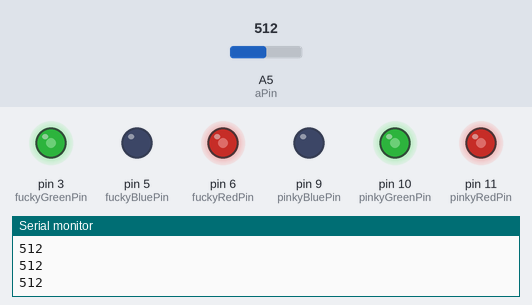
A sketch run on a simulated Arduino Uno, built with avr-gcc and run on an emulated ATmega328P. On the bench: output pins drawn as LEDs (lit = HIGH), the last lines printed to the serial monitor. The inputs (shaded band) are chosen by the test bench; at power-on: A5 (aPin) = 512. Random numbers use the default seed unless the sketch sets one.

Above: at 1.2 s.
1.3 s: A5 (aPin) set to 0
At 2.5 s:
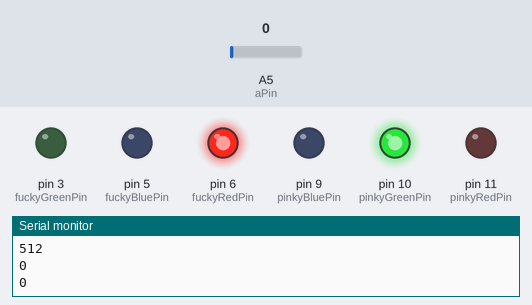
3.0 s: A5 (aPin) set to 122
At 3.7 s:
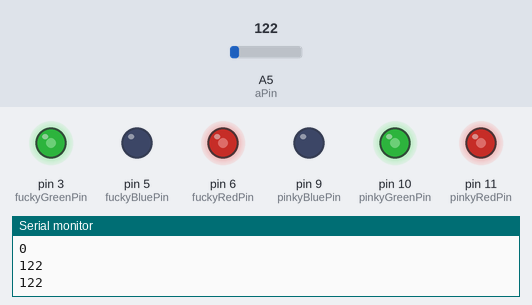
Timing chart, 0 to 6.0 s (numbered marks = the images above; inputs shaded):
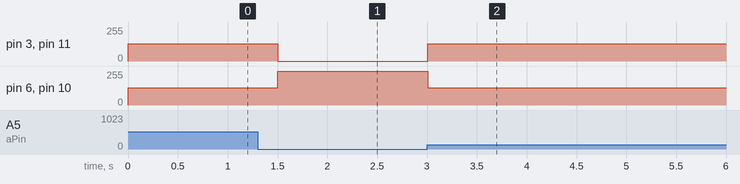

Measured:
- after the input at 1.3 s, pin 3 (fuckyGreenPin), pin 11 (pinkyRedPin): 128/255 → 0/255 after 0.20 s; pin 6 (fuckyRedPin), pin 10 (pinkyGreenPin): 128/255 → 255/255 after 0.20 s
- after the input at 3.0 s, pin 3 (fuckyGreenPin), pin 11 (pinkyRedPin): 0/255 → 128/255 at once; pin 6 (fuckyRedPin), pin 10 (pinkyGreenPin): 255/255 → 128/255 at once

The sketch:

prototype_v1.0.ino
```cpp
int pinkyRedPin = 11;
int pinkyGreenPin = 10;
int pinkyBluePin = 9;
int fuckyRedPin = 6;
int fuckyBluePin = 5;
int fuckyGreenPin = 3;
int delayTime = 500;
int aPin = 5;


int redColorRGB = 255;
int blueColorRGB = 255;
int greenColorRGB = 255;

int RandomRed;
int RandomGreen;
int RandomBlue;


// this is not used anywhere yet just experimentation
class Finger {
  private:
    String name;
    int index;
    int rgb;
};


void setup() {
  Serial.begin(9600);
  pinMode(pinkyRedPin, OUTPUT);
  pinMode(pinkyGreenPin, OUTPUT);
  pinMode(pinkyBluePin, OUTPUT);

  pinMode(fuckyRedPin, OUTPUT);
  pinMode(fuckyGreenPin, OUTPUT);
  pinMode(fuckyBluePin, OUTPUT);
}


void loop() {
  //}
  int mix = analogRead(aPin);
  Serial.println(analogRead(aPin));
  RandomRed = random(0, 255);
  RandomGreen = random(0, 255);
  RandomBlue = random(0, 255);

  if (mix != 0) {
    setPinkyColor(128, 128, 0);
    setFuckyColor(128, 128, 0);
  }
  else {
    setPinkyColor(0, blueColorRGB, 0);
    setFuckyColor(redColorRGB , 0, 0);
  }
  delay(delayTime);

  //  for (int i = 0; i < 30000; i++) {
  //    setColor(i, 50, i+25);
  //    delay(delayTime);
  //    Serial.println(i);
  //    if (i == 255) {
  //      i = 0;
  //    }
  //  }
  //  setColor(255, 0, 0); // Red Color
  //  delay(delayTime);
  //  setColor(0, 255, 0); // Green Color
  //  delay(delayTime);
  //  setColor(0, 0, 255); // Blue Color
  //  delay(delayTime);
  //  setColor(255, 255, 255); // White Color
  //  delay(delayTime);
  //  setColor(170, 0, 255); // Purple Color
  //  delay(delayTime);
}
void setPinkyColor(int pinkyRedValue, int pinkyGreenValue, int pinkyBlueValue) {
  analogWrite(pinkyRedPin, pinkyRedValue);
  analogWrite(pinkyGreenPin, pinkyGreenValue);
  analogWrite(pinkyBluePin, pinkyBlueValue);
}

void setFuckyColor(int fuckyRedValue, int fuckyGreenValue, int fuckyBlueValue) {
  analogWrite(fuckyRedPin, fuckyRedValue);
  analogWrite(fuckyGreenPin, fuckyGreenValue);
  analogWrite(fuckyBluePin, fuckyBlueValue);
}
```
